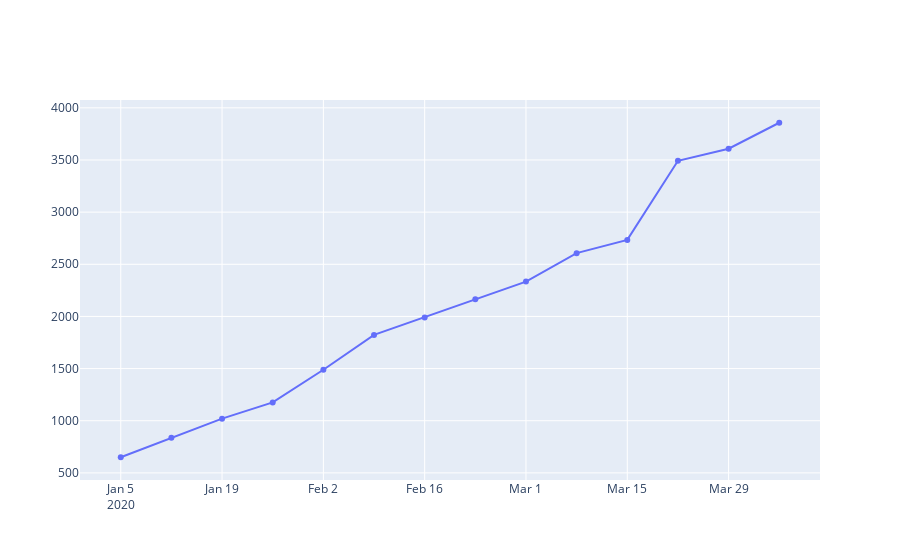

Write notebook code for a chart like this one.
### Markdown cell above
### Сначала посмотрим, общие метрики и тенденции

### Code cell
iplot([go.Scatter(x=df['date'], y=df['orders'], name='fact')])

### Figure 1 — Plotly figure (JSON) as saved in the notebook; plotly's stock layout.template omitted (floating-point values rounded to 4 significant figures)
{"data": [{"name": "fact", "type": "scatter", "x": ["2020-01-05T00:00:00", "2020-01-12T00:00:00", "2020-01-19T00:00:00", "2020-01-26T00:00:00", "2020-02-02T00:00:00", "2020-02-09T00:00:00", "2020-02-16T00:00:00", "2020-02-23T00:00:00", "2020-03-01T00:00:00", "2020-03-08T00:00:00", "2020-03-15T00:00:00", "2020-03-22T00:00:00", "2020-03-29T00:00:00", "2020-04-05T00:00:00"], "y": [650, 837, 1020, 1176, 1489, 1823, 1991, 2166, 2334, 2607, 2734, 3492, 3608, 3857]}], "layout": {}}
